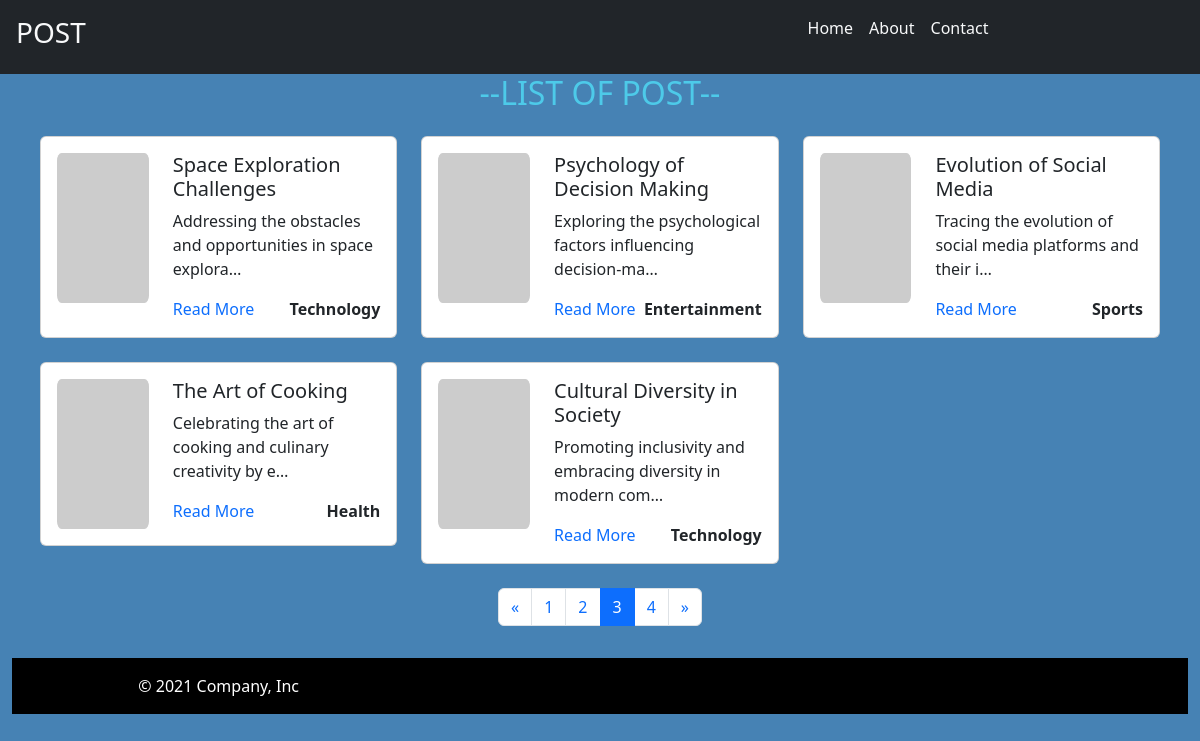
Screenshot of /myapp/?page=3 with the database file from the repository.
### myapp/models.py (models this page shows, shortened)
class posts(models.Model):
    title = models.CharField(max_length=100)
    content = models.TextField()
    img_url = models.URLField(null=True)
    created_at = models.DateTimeField(auto_now_add=True)
    slug = models.SlugField()
    category = models.ForeignKey(Category, on_delete=models.CASCADE)

class Category(models.Model):
    name = models.CharField(max_length=100)
    def __str__(self):
        return self.name

### myapp/views.py (the view)
# urls.py: path('',views.index, name="Index"),
def index(request):
    myapp_title = "--LIST OF POST--"
    all_post = posts.objects.all()
    paginator = Paginator(all_post, 5)  # Show 5 posts per page
    page_number = request.GET.get('page')
    page_object = paginator.get_page(page_number)
    return render(request,'index.html', {'myapp_title':myapp_title, 'page_object':page_object})

### myapp/templates/index.html (shortened to what this page needs)
{% extends 'base.html' %}
{% block content %}
<div class="container-fluid">
    <div class="row">
        <h2 class="text-center">{{myapp_title}}</h2>
    </div>
    <div class="row m-3">
        {% if page_object %}
            {% for post in page_object %}
            <div class="col-4 mb-4">
            <div class="card">
                <div class="card-body">
                    <div class="row">
                        <div class="col-md-4">
                            <img style="height: 150px; width: 200px;border-radius: 5%;" src="{{ post.img_url}}" class="img-fluid" alt="..."/>
                        </div>
                        <div class="col-md-8">
                            <h5 class="card-title">{{ post.title }}</h5>
                            <p class="card-text">{{ post.content|truncatechars:60 }}</p>
                            <div class="d-flex justify-content-between">
                                <a class="text-decoration-none" href="{% url "myapp:Detail" slug=post.slug %}">Read More</a>
                                <a class="text-decoration-none text-dark fw-bold" href="#">{{ post.category }}</a>
                            </div>
                        </div>
                    </div>
                </div>
            </div>
            </div>
            {% endfor %}
            <div class="col-12">
                <nav aria-label="Page navigation">
                    <ul class="pagination justify-content-center">
                        {% if page_object.has_previous %}
                        <li class="page-item">
                            <a class="page-link" href="?page={{ page_object.previous_page_number }}" aria-label="Previous">
                                <span aria-hidden="true">&laquo;</span>
                            </a>
                        </li>
                        {% else %}
                        <li class="page-item disabled">
                            <a class="page-link" href="#" aria-label="Previous">
                                <span aria-hidden="true">&laquo;</span>
                            </a>
                        </li>
                        {% endif %}
                        {% for num in page_object.paginator.page_range %}
                            {% if page_object.number == num %}
                                <li class="page-item active"><a class="page-link" href="#">{{ num }}</a></li>
                            {% else %}
                                <li class="page-item"><a class="page-link" href="?page={{ num }}">{{ num }}</a></li>
                            {% endif %}
                        {% endfor %}
                        {% if page_object.has_next %}
                        <li class="page-item">
                            <a class="page-link" href="?page={{ page_object.next_page_number }}" aria-label="Next">
                                <span aria-hidden="true">&raquo;</span>
                            </a>
                        </li>
                        {% else %}
                        <li class="page-item disabled">
                            <a class="page-link" href="#" aria-label="Next">
                                <span aria-hidden="true">&raquo;</span>
                            </a>
                        </li>
                        {% endif %}
        {% else %}
            <p> post not available </p>
        {% endif %}
    </div>
</div>
{% endblock %}

### myapp/static/style.css (style rules this page uses)
html, body { height: 100%; }
body { display: flex; flex-direction: column; }
.text-center { text-align: center; color: rgb(77, 202, 233) !important; }

### rows the page displays
posts: title "Space Exploration Challenges", content "Addressing the obstacles and opportunities in space explora…", category "Technology"
posts: title "Psychology of Decision Making", content "Exploring the psychological factors influencing decision-ma…", category "Entertainment"
posts: title "Evolution of Social Media", content "Tracing the evolution of social media platforms and their i…", category "Sports"
posts: title "The Art of Cooking", content "Celebrating the art of cooking and culinary creativity by e…", category "Health"
posts: title "Cultural Diversity in Society", content "Promoting inclusivity and embracing diversity in modern com…", category "Technology"

### other values shown
{{ myapp_title }} "--LIST OF POST--"
{{ num }} "1" "2" "4"
{{ num }} "3"
